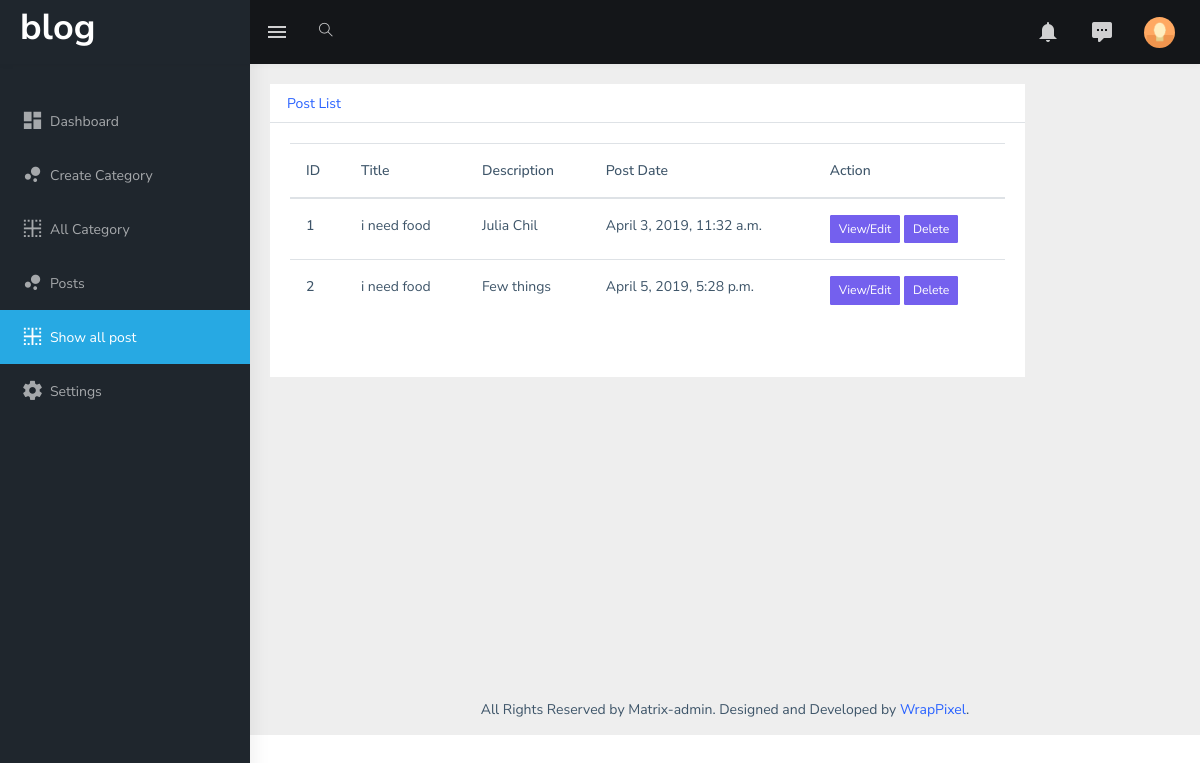
/dashboard/showallposts (signed in), run on the app's committed database.
### dashboard/models.py (models this page shows, shortened)
class BlogPost(models.Model):
    title = models.CharField(max_length=255)
    details = models.TextField()
    category = models.ForeignKey(Category, on_delete=models.DO_NOTHING, default=1)
    publish_date = models.DateTimeField(auto_now_add=True)
    update_date = models.DateTimeField(auto_now=True)
    status = models.BooleanField(default=0)

### dashboard/views.py (the view)
# urls.py: path("showallposts",views.showallposts,name="showallposts"),
@login_required
def showallposts(request):
    all_post=BlogPost.objects.all()
    return render(request,"dashboard/showallpost.html",{'allpost':all_post})

### dashboard/templates/dashboard/showallpost.html (shortened to what this page needs)
{% extends 'dashboard/index.html'%}
{% block main_content %}
{% load static %}
            <div class="container-fluid">
                    <div class="row">
                            <div class="col-md-10">
                <div class="card">
                        <ul class="nav nav-tabs" role="tablist">
                            <li class="nav-item"> <a class="nav-link" data-toggle="tab" href="#profile" role="tab"> <span class="hidden-xs-down">Post List</span></a> </li>
                        </ul>
                        <div class="tab-content tabcontent-border">
                            <div class="tab-pane active" id="home" role="tabpanel">
                                <div class="p-20">
                                        <div class="card">
                                                <table class="table">
                                                      <thead>
                                                        <tr>
                                                          <th scope="col">ID</th>
                                                          <th scope="col">Title</th>
                                                          <th scope="col">Description</th>
                                                          <th scope="col">Post Date</th>
                                                          <th scope="col">Action</th>
                                                        </tr>
                                                      </thead>
                                                      <tbody>
                                                          {% for i in allpost %}
                                                        <tr>
                                                          <th scope="row">{{forloop.counter}}</th>
                                                          <td>{{i.title}}</td>
                                                          <td>{{i.details|slice:'10'}}</td>
                                                          <td>{{i.update_date}}</td>
                                                          <td>
                                                              <a href="{% url 'updatepost' i.pk %}">
                                                            <button type="button" class="btn btn-primary btn-sm">View/Edit</button>
                                                              </a>
                                                              <a href="{% url 'deletepost' i.pk %}">
                                                            <button type="button" class="btn btn-primary btn-sm">Delete</button>
                                                            </a>
                                                          </td>
                                                        </tr>
                                                        {% endfor%}
                                                      </tbody>
                                                </table>
                                            </div>
                                         </div>
                                     </div>
                                 </div>
                             </div>
                         </div>
                    </div>
            </div>
        {% endblock main_content %}

### data on the page
BlogPost: title "i need food", details "Julia Chil", update_date "April 3, 2019, 11:32 a.m."
BlogPost: title "i need food", details "Few things", update_date "April 5, 2019, 5:28 p.m."
